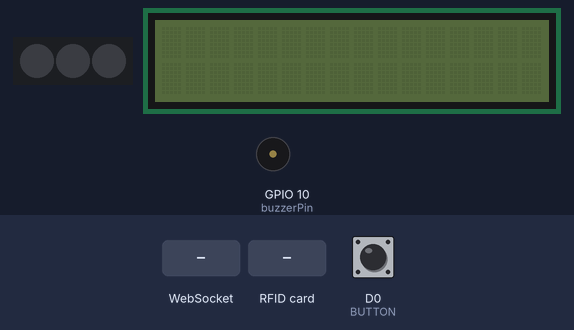
This sketch was run on a simulated ESP8266 (NodeMCU). Parts: 3 RGB LEDs in strip order, left to right, 16×2 character LCD, buzzer (waves = sounding). The inputs (shaded band) are chosen by the test bench; at power-on: D0 (BUTTON) HIGH. WiFi joins after 1.5 s; servers stay silent unless stated; what the sketch prints to the serial monitor is not drawn.

Above: at 9.6 s.
9.7 s: WebSocket text "close" received
At 11.4 s:
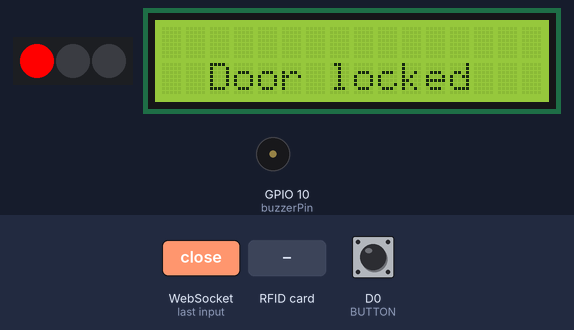
11.7 s: D0 (BUTTON) pulled LOW for 0.15 s
At 12.9 s:
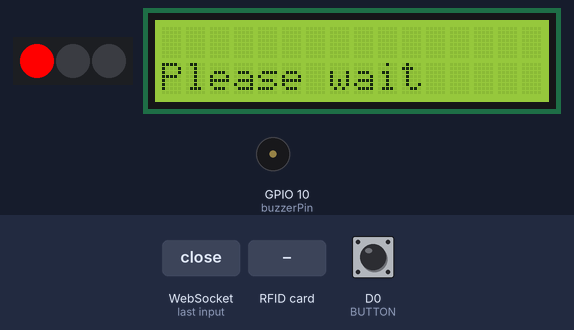
13.3 s: WebSocket text "open" received
At 14.6 s:
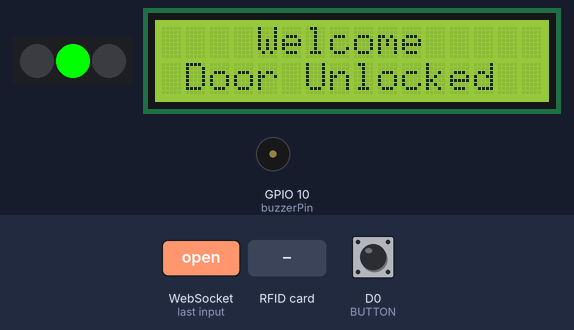
15.6 s: RFID card 11 A7 5D 59 held to the reader
At 16.6 s:
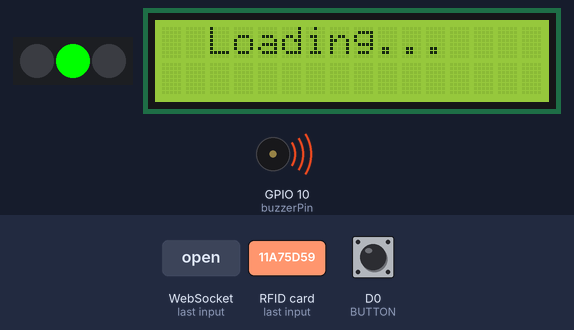
17.1 s: WebSocket text "send" received
At 18.2 s:
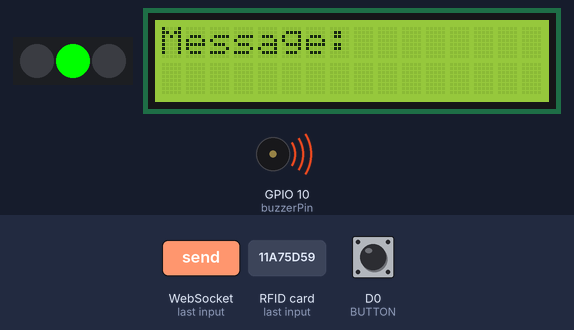
18.6 s: WebSocket text "error" received
At 20.4 s:
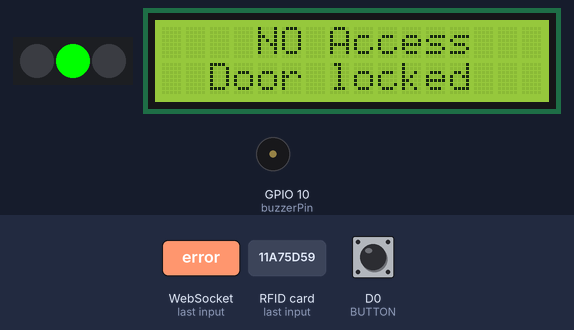
Timing chart, 0 to 21.9 s (numbered marks = the images above; inputs shaded):
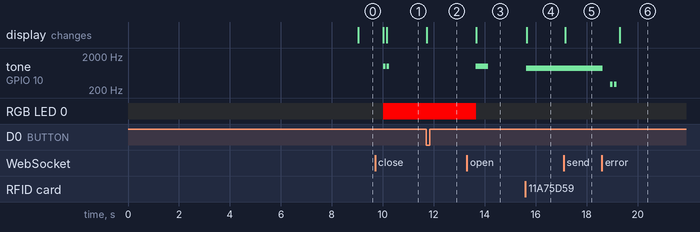

The sketch:

doorbell.ino
```cpp
//SOCKET client端  4/10
#include <string.h>
#include <ESP8266WiFi.h>
#include <WiFiClient.h>
#include <ESP8266WiFiMulti.h>
#include <WebSocketsClient.h>
#include <Hash.h>
ESP8266WiFiMulti WiFiMulti;
WebSocketsClient webSocket;
#define PIN D4
#include <Adafruit_NeoPixel.h>
Adafruit_NeoPixel strip = Adafruit_NeoPixel(3, PIN, NEO_GRB + NEO_KHZ800);
#include <LiquidCrystal_I2C.h>
#include <SPI.h>
#include <MFRC522.h>
#define RST_PIN      D3        // 讀卡機的重置腳位
#define SS_PIN       D8        // 晶片選擇腳位
LiquidCrystal_I2C lcd(0x27, 16, 2);
#define       LED0      2
#define       BUTTON    D0
int buzzerPin=10;
int           ButtonState;
unsigned long Nowtime = 0;
unsigned long LCDNowtime = 0;
const char* ssid = "Wifi ssid";
const char* password = "WiFi password";
String listen = "";
String DoorST = "close";
bool isread = false; //註冊模式讀卡了嗎?

void webSocketEvent(WStype_t type, uint8_t * payload, size_t length) {
   if (type == WStype_TEXT){
    for(int i = 0; i < length; i++) {
      //Serial.print((char) payload[i]);
      listen += ((char) payload[i]);
    }
    Serial.println("listen: "+ listen);
    Serial.println();
   }
}
//==================RFID==========================
struct RFIDTag {    // 定義結構
   byte uid[4];
   char *name;
};
struct RFIDTag tags[] = {  // 初始化結構資料
   {{60,209,110,133}, "Arduino"},
   {{0x11,0xA7,0x5D,0x59}, "磁扣"},
   {{0x2B,0x8F,0x27,0x1F}, "磁卡"},
   {{0x93,0xA7,0x5C,0xD7}, "遊遊卡"},
   {{0x1,0x2,0x3,0x4}, "XZ"},
};
byte totalTags = sizeof(tags) / sizeof(RFIDTag);
MFRC522 mfrc522(SS_PIN, RST_PIN);  // 建立MFRC522物件
//==============================================

void setup() {
  Serial.begin(115200);
  WiFi.begin(ssid, password);
  Serial.println("");
  pinMode(LED0, OUTPUT);
  pinMode(BUTTON, INPUT);
  pinMode(buzzerPin, OUTPUT);
  strip.begin();
  strip.show();
  lcd.begin(16,2);
  lcd.init();
  SPI.begin();
  mfrc522.PCD_Init();

  while (WiFi.status() != WL_CONNECTED) {
    delay(500);
    Serial.print(".");
  }
    Serial.println("");
    Serial.print("Connected to ");
    Serial.println(ssid);
    Serial.print("IP address: ");
    Serial.println(WiFi.localIP());
  // server address, port and URL
  webSocket.begin("192.168.43.94", 81, "/");
  // event handler
  webSocket.onEvent(webSocketEvent);
  // use HTTP Basic Authorization this is optional remove if not needed
  webSocket.setAuthorization("user", "Password");
  // try ever 5000 again if connection has failed
  webSocket.setReconnectInterval(5000);
}

void loop() {
  webSocket.loop();
  readRFID();
  ButtonState = digitalRead(BUTTON);

  if(ButtonState == LOW){
      Serial.println("叮咚");
      webSocket.sendTXT("button");
      Nowtime = millis();
      lcd.backlight();
      lcd.clear();
      lcd.setCursor(0, 1);
      lcd.print("Please wait");
      delay(500);
  }

  if(listen =="open"){
      noTone(buzzerPin);
      delay(300);
      listen ="";
      DoorST ="open";
      strip.setPixelColor(0, 0, 0, 0);
      strip.setPixelColor(1, 0, 255, 0);
      strip.show();
      tone(buzzerPin, 1000, 500);
      lcd.backlight();
      lcd.clear();
      lcd.setCursor(4, 0);
      lcd.print("Welcome");
      lcd.setCursor(1, 1);
      lcd.print("Door Unlocked");
      Serial.println("開門");
      Nowtime = millis();
  }else if(listen =="close"){
      noTone(buzzerPin);
      delay(300);
      listen ="";
      DoorST ="close";
      strip.setPixelColor(0, 255, 0, 0);
      strip.setPixelColor(1, 0, 0, 0);
      strip.show();
      tone(buzzerPin, 1000, 100);
      delay(120);
      tone(buzzerPin, 1000, 100);
      Serial.println("關門");
      //webSocket.sendTXT("close");
      lcd.backlight();
      lcd.clear();
      lcd.setCursor(2, 1);
      lcd.print("Door locked");
      Nowtime = millis();
  }else if(listen.startsWith("send")){
      Serial.println(listen.substring(5));
      Nowtime = millis();
      lcd.backlight();
      lcd.clear();
      lcd.setCursor(0, 0);
      lcd.print("Message:");
      lcd.setCursor(0, 1);
      lcd.print(listen.substring(5));
      Nowtime = millis();
      listen ="";
  }else if(listen =="noB"){
      noTone(buzzerPin);
      listen ="";
  }else if(listen =="error"){
      noTone(buzzerPin);
      delay(300);
      tone(buzzerPin, 300, 100);
      delay(150);
      tone(buzzerPin, 300, 100);
      delay(200);
      lcd.backlight();
      lcd.clear();
      lcd.setCursor(3, 0);
      lcd.print(" NO Access");
      lcd.setCursor(2, 1);
      lcd.print("Door locked");
      Nowtime = millis();
      listen ="";
  }else if(listen =="signupMode"){
       listen ="";
      isread = false;
      lcd.backlight();
      lcd.clear();
      lcd.setCursor(2, 0);
      lcd.print("Sign Up Mode");
      lcd.setCursor(0, 1);
      lcd.print("Please read card");
      while(1){
        webSocket.loop();
        if(isread){
          break;
        }else if(listen =="signupfinish"){
          break;
        }
        readRFID();
        listen ="";
        delay(100);
      }
      tone(buzzerPin, 1000, 100);
      delay(120);
      tone(buzzerPin, 1000, 100);
      delay(120);
      tone(buzzerPin, 1000, 100);
      delay(120);
      tone(buzzerPin, 1000, 100);
      lcd.noBacklight();
      lcd.clear();
  }else{
      listen ="";
  }


    if(millis()-Nowtime > 9000) {   //過5秒關閉LCD
      lcd.noBacklight();
      lcd.clear();
   }
/*    if(millis()-LCDNowtime > 9000) {   //過5秒關閉LCD
      lcd.noBacklight();
      lcd.clear();
   }*/

}
//==================讀取RFID==========================
void readRFID(){
    if (mfrc522.PICC_IsNewCardPresent() && mfrc522.PICC_ReadCardSerial()) {  // 確認是否有新卡片
      tone(buzzerPin, 860);
      byte *id = mfrc522.uid.uidByte;   // 取得卡片的UID
      byte idSize = mfrc522.uid.size;   // 取得UID的長度
      String rfidID="";
      for (byte i = 0; i < idSize; i++) {  // 逐一顯示UID碼
        rfidID+=(id[i]);
      }
      Serial.println("");
      Serial.println(rfidID);
      isread =true;
      webSocket.sendTXT("rfid"+rfidID);
      lcd.backlight();
      lcd.clear();
      lcd.setCursor(2, 0);
      lcd.print("Loading...");
      Nowtime = millis();
      mfrc522.PICC_HaltA();  // 讓卡片進入停止模式
    }
}
//===============================================
```

Measured:
- after the input at 9.7 s, tone on GPIO 10 (buzzerPin): alternates 1000 Hz for 0.10 s and silent for 0.02 s, 4 changes in all, then stays silent, starting after 0.33 s; RGB LED 0: off → RGB(255, 0, 0) after 0.33 s
- after the input at 11.7 s, the display: changes at once (image 2)
- after the input at 13.3 s, tone on GPIO 10 (buzzerPin): silent → 1000 Hz after 0.34 s, → silent 0.50 s later; RGB LED 0: RGB(255, 0, 0) → off after 0.37 s; the display: changes after 0.37 s (image 3)
- after the input at 15.6 s, tone on GPIO 10 (buzzerPin): silent → 860 Hz at once; the display: changes at once (image 4)
- after the input at 17.1 s, the display: changes after 0.05 s (image 5)
- after the input at 18.6 s, tone on GPIO 10 (buzzerPin): goes silent 0.30 s, 300 Hz 0.10 s, silent 0.05 s, 300 Hz 0.10 s, then silent, starting at once; the display: changes after 0.70 s (image 6)
